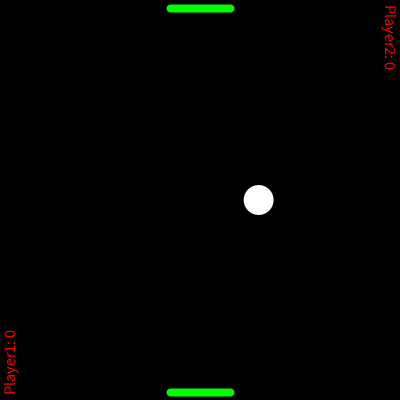
Frame 1 (no input)
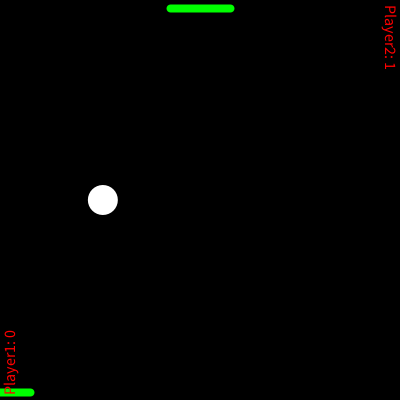
Frame 60 (the mouse pressed at the canvas centre just before this capture)
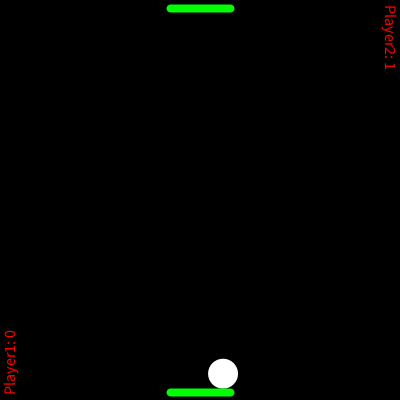
Frame 120 (the mouse held since frame 60 and released just before this capture)

The Processing sketch that drew these frames (run headless with seeded random() and noise(); from frame 60 on, the mouse is pressed at the canvas centre):

// Processing sketch: airHockey
// ── airHockey.pde
float Xb, Yb, r, speedX, speedY;    //ball location, size, and speed
float Xp1, Yp1, w, h;                 //paddle location of player 1, wdith and height 
float Xp2, Yp2;     //paddle loc of player 2 
int match =1;

int score1 = 0;
int score2 = 0;

void setup() {
  size(400, 400);

  // initialize ball attributes
  Xb = random(r, width-r);      
  Yb = height/2;                         
  r = 15;
  speedX = int(random(2, 4));   
  speedY = int(random(2, 4));

  // initialize paddle attributes of player 1
  w = 30; 
  h = 8;
  Xp1 = width/2;  
  Yp1 = height - h;
  Xp2 = width/2;  
  Yp2 = h;
  
  // hide mouse cursor
  noCursor();
}

void draw() {  
background(0);

if (match<=3) {              //play as long as it is not game over

// DRAW game elements
    // draw Ball
    fill(255);   noStroke();
    ellipse(Xb, Yb, 2*r, 2*r);
    // draw paddle
    stroke(0, 255, 0);  strokeCap(ROUND);  strokeWeight(h);
    line(Xp1-w, Yp1, Xp1+w, Yp1);
    line(Xp2-w, Yp2, Xp2+w, Yp2);
    // draw score
    fill(255, 0, 0); textAlign(LEFT);  textSize(16);
    pushMatrix();
    translate(0,height);
    rotate(-PI/2);
    text("Player1: " + score1, 5, 15);
    popMatrix();
    pushMatrix();
    translate(width,0);
    rotate(PI/2);
    text("Player2: " + score2, 5, 15);
    popMatrix();

// MOVE game elements
    // move Paddle
    Xp1 = mouseX;
    if(keyPressed)
      if(keyCode==LEFT)
        Xp2=constrain(Xp2-5,0,width);
      else if(keyCode==RIGHT)
        Xp2=constrain(Xp2+5,0,width);
    // move ball 
    Xb += speedX;
    Yb += speedY;

// CHECK for collisions
    if(Xb <= r || Xb >=(width-r)) 
      speedX=-speedX;
    if(Yb<=(r+h))
      if(dist(Xb,Yb,Xp2,Yp2)<(w+r)){
        speedY=-speedY;
        speedY=speedY*1.1;
        speedX=speedX*1.1;
      }
      else{ 
        score1++;
        match++;
        Xb = random(r, width-r);      
        Yb = height/2;   
        }
    if(Yb>=(height-r-h))
      if(dist(Xb,Yb,Xp1,Yp1)<(w+r)){
        speedY=-speedY;
        speedY=speedY*1.1;
        speedX=speedX*1.1;
      }
      else{ 
        score2++;
        match++;
        Xb = random(r, width-r);      
        Yb = height/2;
      }
    
}

//Show score
else {     
    textAlign(CENTER ,CENTER);
    fill(3,0,255,90);
    strokeWeight(1);
    stroke(3,0,255);
    rect((width/2)-150,(height/2)-50,300,100);
    fill(255,255,0);
    textSize(20);
    text("Game Over!",width/2,height/2-20);
    if(score1>score2)
      text("Player 1 won with score "+score1,width/2,height/2+20);
    if(score1<score2)
      text("Player 2 won with score "+score2,width/2,height/2+20);
    if(score1==score2)
      text("Draw",width/2,height/2+20);
      }
}
